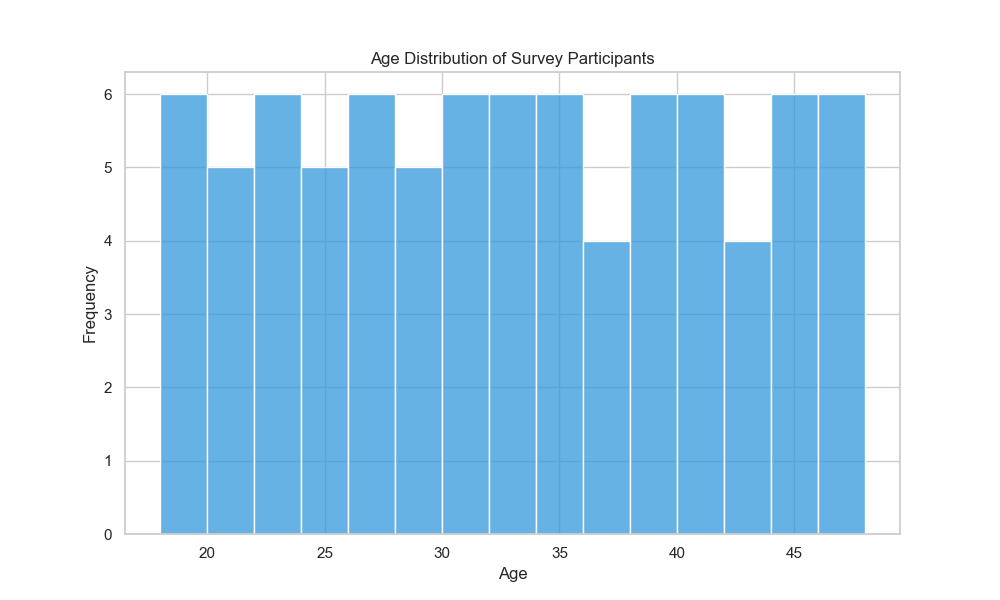

The Python source for this figure:

import seaborn as sns
import matplotlib.pyplot as plt

# Data points (repeated according to the number of appearances in the table above)
ages = [
    24, 29, 21, 22, 35, 39, 42, 43, 19, 20, 28, 37, 31, 33, 26, 23, 27, 41, 45, 38,
    36, 24, 25, 30, 34, 32, 40, 44, 18, 46, 47, 21, 29, 22, 35, 39, 43, 19, 20, 28,
    31, 33, 26, 23, 27, 41, 45, 38, 36, 25, 30, 34, 32, 40, 44, 18, 46, 47, 22, 35,
    39, 43, 19, 20, 28, 31, 33, 26, 23, 27, 41, 45, 38, 36, 25, 30, 34, 32, 40, 44,
    18, 46, 47
]

# Setting the size of the chart
plt.figure(figsize=(10, 6))

# Creating a histogram with modified bin width and color scheme
sns.histplot(ages, bins=15, color="#3498DB", binwidth=2)

# Customizing the chart's appearance
plt.title('Age Distribution of Survey Participants')
plt.xlabel('Age')
plt.ylabel('Frequency')

# Display the histogram
plt.show()
